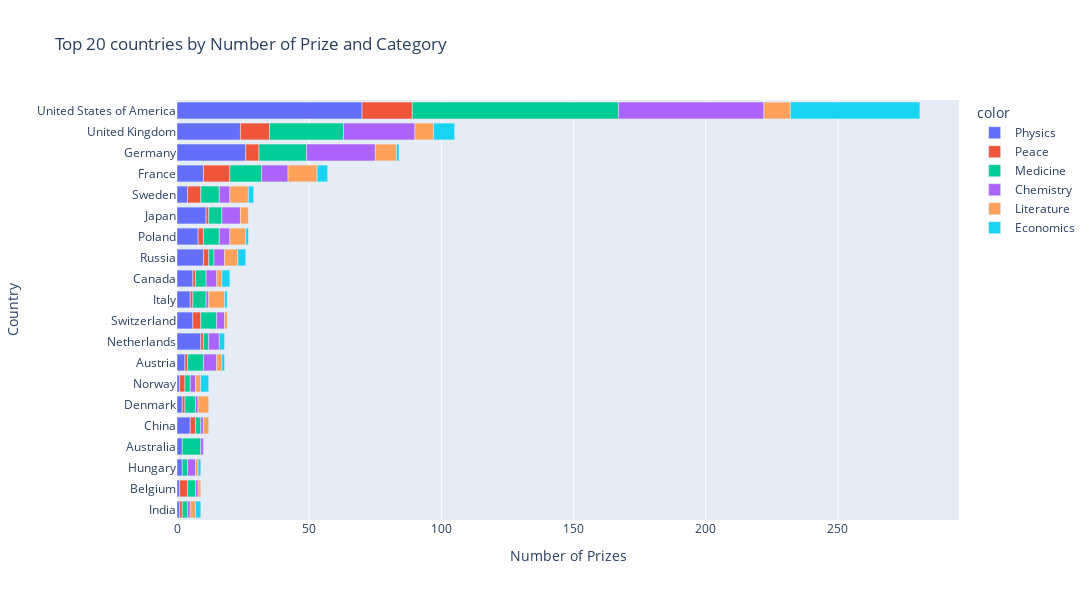

Source (notebook cell):
### Code cell
cat_country_bar = px.bar(
    x = merged_df.cat_prize,
    y = merged_df.country,
    color = merged_df.category,
    orientation = 'h',
    title = 'Top 20 countries by Number of Prize and Category', 
)
cat_country_bar.update_layout(
    xaxis_title = 'Number of Prizes',
    yaxis_title = 'Country',
    width=1200, height=600
    )
cat_country_bar.show()

### Figure 1 — Plotly figure (JSON) as saved in the notebook; plotly's stock layout.template omitted (floating-point values rounded to 4 significant figures)
{"data": [{"alignmentgroup": "True", "hovertemplate": "color=Physics<br>x=%{x}<br>y=%{y}<extra></extra>", "legendgroup": "Physics", "marker": {"color": "#636efa", "pattern": {"shape": ""}}, "name": "Physics", "offsetgroup": "Physics", "orientation": "h", "showlegend": true, "textposition": "auto", "type": "bar", "x": [1, 1, 2, 2, 5, 2, 1, 3, 9, 6, 5, 6, 10, 8, 11, 4, 10, 26, 24, 70], "xaxis": "x", "y": ["India", "Belgium", "Hungary", "Australia", "China", "Denmark", "Norway", "Austria", "Netherlands", "Switzerland", "Italy", "Canada", "Russia", "Poland", "Japan", "Sweden", "France", "Germany", "United Kingdom", "United States of America"], "yaxis": "y"}, {"alignmentgroup": "True", "hovertemplate": "color=Peace<br>x=%{x}<br>y=%{y}<extra></extra>", "legendgroup": "Peace", "marker": {"color": "#EF553B", "pattern": {"shape": ""}}, "name": "Peace", "offsetgroup": "Peace", "orientation": "h", "showlegend": true, "textposition": "auto", "type": "bar", "x": [1, 3, 2, 1, 2, 1, 1, 1, 3, 1, 2, 1, 2, 5, 10, 5, 11, 19], "xaxis": "x", "y": ["India", "Belgium", "China", "Denmark", "Norway", "Austria", "Netherlands", "Italy", "Switzerland", "Canada", "Russia", "Japan", "Poland", "Sweden", "France", "Germany", "United Kingdom", "United States of America"], "yaxis": "y"}, {"alignmentgroup": "True", "hovertemplate": "color=Medicine<br>x=%{x}<br>y=%{y}<extra></extra>", "legendgroup": "Medicine", "marker": {"color": "#00cc96", "pattern": {"shape": ""}}, "name": "Medicine", "offsetgroup": "Medicine", "orientation": "h", "showlegend": true, "textposition": "auto", "type": "bar", "x": [3, 2, 2, 7, 4, 2, 2, 6, 2, 6, 5, 4, 2, 6, 5, 7, 12, 18, 28, 78], "xaxis": "x", "y": ["Belgium", "Hungary", "India", "Australia", "Denmark", "China", "Norway", "Austria", "Netherlands", "Switzerland", "Italy", "Canada", "Russia", "Poland", "Japan", "Sweden", "France", "Germany", "United Kingdom", "United States of America"], "yaxis": "y"}, {"alignmentgroup": "True", "hovertemplate": "color=Chemistry<br>x=%{x}<br>y=%{y}<extra></extra>", "legendgroup": "Chemistry", "marker": {"color": "#ab63fa", "pattern": {"shape": ""}}, "name": "Chemistry", "offsetgroup": "Chemistry", "orientation": "h", "showlegend": true, "textposition": "auto", "type": "bar", "x": [1, 3, 1, 1, 1, 1, 2, 5, 4, 1, 3, 4, 4, 7, 4, 4, 10, 26, 27, 55], "xaxis": "x", "y": ["Belgium", "Hungary", "India", "Australia", "China", "Denmark", "Norway", "Austria", "Netherlands", "Italy", "Switzerland", "Canada", "Russia", "Japan", "Poland", "Sweden", "France", "Germany", "United Kingdom", "United States of America"], "yaxis": "y"}, {"alignmentgroup": "True", "hovertemplate": "color=Literature<br>x=%{x}<br>y=%{y}<extra></extra>", "legendgroup": "Literature", "marker": {"color": "#FFA15A", "pattern": {"shape": ""}}, "name": "Literature", "offsetgroup": "Literature", "orientation": "h", "showlegend": true, "textposition": "auto", "type": "bar", "x": [1, 1, 2, 2, 2, 4, 2, 1, 6, 2, 5, 3, 6, 7, 11, 8, 7, 10], "xaxis": "x", "y": ["Belgium", "Hungary", "India", "Norway", "China", "Denmark", "Austria", "Switzerland", "Italy", "Canada", "Russia", "Japan", "Poland", "Sweden", "France", "Germany", "United Kingdom", "United States of America"], "yaxis": "y"}, {"alignmentgroup": "True", "hovertemplate": "color=Economics<br>x=%{x}<br>y=%{y}<extra></extra>", "legendgroup": "Economics", "marker": {"color": "#19d3f3", "pattern": {"shape": ""}}, "name": "Economics", "offsetgroup": "Economics", "orientation": "h", "showlegend": true, "textposition": "auto", "type": "bar", "x": [1, 2, 3, 1, 2, 1, 3, 3, 1, 2, 4, 1, 8, 49], "xaxis": "x", "y": ["Hungary", "India", "Norway", "Austria", "Netherlands", "Italy", "Canada", "Russia", "Poland", "Sweden", "France", "Germany", "United Kingdom", "United States of America"], "yaxis": "y"}], "layout": {"barmode": "relative", "height": 600, "legend": {"title": {"text": "color"}, "tracegroupgap": 0}, "title": {"text": "Top 20 countries by Number of Prize and Category"}, "width": 1200, "xaxis": {"anchor": "y", "domain": [0, 1], "title": {"text": "Number of Prizes"}}, "yaxis": {"anchor": "x", "domain": [0, 1], "title": {"text": "Country"}}}}
